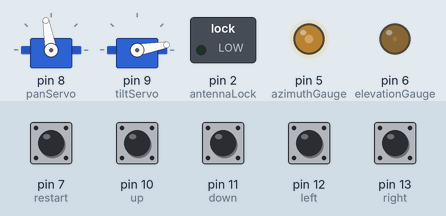
Recording of a sketch running on a simulated Arduino Uno, built with avr-gcc and run on an emulated ATmega328P. On the bench: 2 × servo, switched loads named in the sketch (green lamp = pin HIGH), output pins drawn as LEDs (lit = HIGH). The inputs (shaded band) are chosen by the test bench; at power-on: pin 7 (restart), pin 10 (up), pin 11 (down), pin 12 (left), pin 13 (right) LOW. What the sketch prints to the serial monitor is not drawn.

Above: at 1.3 s.
1.4 s: pin 12 (left) pulled HIGH for 1.2 s
At 2.8 s:
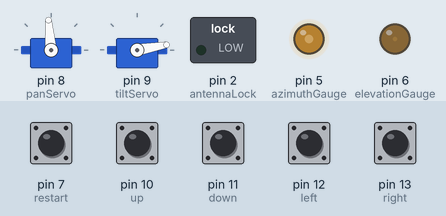
4.1 s: pin 7 (restart) pulled HIGH for 1.2 s
At 5.4 s:
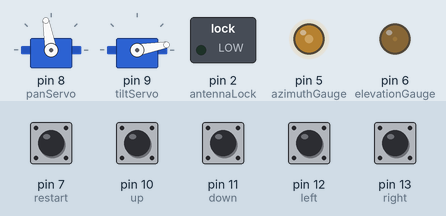
6.8 s: pin 10 (up) pulled HIGH for 1.2 s
At 8.2 s:
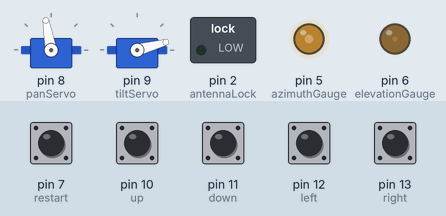
9.6 s: pin 10 (up) pulled HIGH for 1.2 s
At 11.4 s:
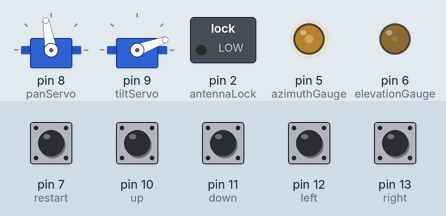
12.3 s: pin 12 (left) pulled HIGH for 1.2 s
At 13.3 s:
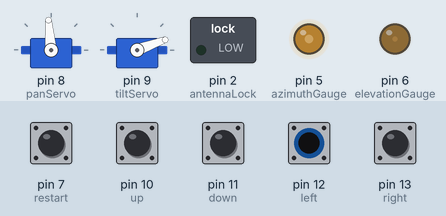
15.0 s: pin 11 (down) pulled HIGH for 1.2 s
At 16.4 s:
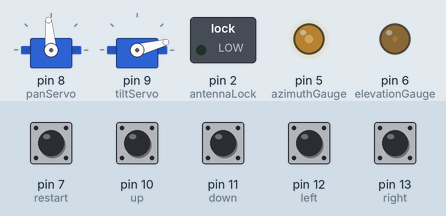
Timing chart, 0 to 18.0 s (numbered marks = the images above; inputs shaded):
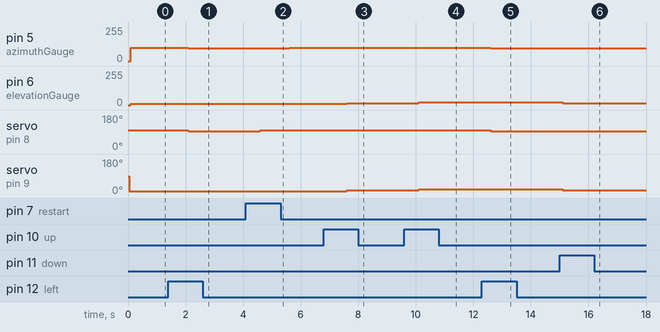

Measured:
- after the input at 1.4 s, pin 5 (azimuthGauge): 100/255 → 95/255 after 0.70 s; servo on pin 8 (panServo): 100° → 95° after 0.70 s
- after the input at 4.1 s, pin 5 (azimuthGauge): 95/255 → 100/255 after 1.5 s; servo on pin 8 (panServo): 95° → 100° after 0.50 s
- after the input at 6.8 s, pin 6 (elevationGauge): 10/255 → 15/255 after 0.80 s; servo on pin 9 (tiltServo): 10° → 15° after 0.80 s
- after the input at 9.6 s, pin 6 (elevationGauge): 15/255 → 20/255 after 0.50 s; servo on pin 9 (tiltServo): 15° → 20° after 0.50 s
- after the input at 12.3 s, pin 5 (azimuthGauge): 100/255 → 95/255 after 0.30 s; servo on pin 8 (panServo): 100° → 95° after 0.30 s
- after the input at 15.0 s, pin 6 (elevationGauge): 20/255 → 15/255 after 0.10 s; servo on pin 9 (tiltServo): 20° → 15° after 0.10 s

The sketch:

antenna2019.ino
```cpp
#include <Servo.h>

//Setting up pins on the Arduino
int azimuthGauge = 5;
int elevationGauge = 6;
int panServo = 8;
int tiltServo = 9;
int up = 10;
int down = 11;
int left = 12;
int right = 13;
int restart = 7; //signal from Pi to reset to anntenna for next team
int antennaLock = 2; //signal to Pi to say the anntenna is in the right place

//Tracking varbiables
int azimuthPos = 0;
int elevationPos =0;
int panPos = 0;
int tiltPos = 0;

//Initialize
int jogSpeed = 5; //what the incremental movement is
int azimuthInitial = 100;
int elevationInitial = 10;
int panInitial = 100;
int tiltInitial = 10;

//Limits and desired
int gaugeMin = 0;
int gaugeMax = 190;
int servoMax = 160;
int servoMin = 10;
int desiredAzimuthMax = 20;
int desiredElevationMax = 130;
int desiredAzimuthMin = 10;
int desiredElevationMin = 120;

//Initiating servo class
Servo pan;
Servo tilt;

void setup() {
  //Setting up pins
  pinMode(up, INPUT);
  pinMode(down, INPUT);
  pinMode(left, INPUT);
  pinMode(right, INPUT);
  pinMode(restart, INPUT);
  pinMode(antennaLock, OUTPUT);
  pinMode(azimuthGauge, OUTPUT);
  pinMode(elevationGauge, OUTPUT);

  //Attaching servos and setting initial position
  pan.attach(panServo);
  tilt.attach(tiltServo);
  pan.write(panInitial);
  delay(50);
  tilt.write(tiltInitial);
  delay(50);
    analogWrite(azimuthGauge,azimuthInitial);
  analogWrite(elevationGauge,elevationInitial);
  panPos = panInitial;
  tiltPos = tiltInitial;

  azimuthPos = azimuthInitial;
  elevationPos = elevationInitial;

  //Start serial monitor
  Serial.begin(9600);
  Serial.println("The start");
}

void loop() {

  if(digitalRead(restart) == HIGH){
    digitalWrite(antennaLock, LOW);
    Serial.println("Resetting");
    //Reset servos and gauges
    pan.write(panInitial);
    delay(500);
    tilt.write(tiltInitial);
    delay(500);
    analogWrite(azimuthGauge,azimuthInitial);
    analogWrite(elevationGauge,elevationInitial);
    //Reset postions
    panPos = panInitial;
    tiltPos = tiltInitial;
    azimuthPos = azimuthInitial;
    elevationPos = elevationInitial;
    digitalWrite(antennaLock, LOW);
   }

 //right-pan-azimuth
  if(digitalRead(right) == HIGH && azimuthPos <= servoMax){

    //Move elevation gauge
    azimuthPos = azimuthPos + jogSpeed;
    Serial.print("Az Gauge Pos: ");
    Serial.print(azimuthPos);
    analogWrite(azimuthGauge,azimuthPos);

    //Move pan servo
    panPos = panPos + jogSpeed;
    pan.write(panPos);
    delay(500);
    Serial.print("   Servo right: ");
    Serial.println(panPos);

    //If both gauges are lined up, then send signal to the Pi
    if(azimuthPos <= desiredAzimuthMax && azimuthPos >= desiredAzimuthMin && elevationPos <= desiredElevationMax && elevationPos >= desiredElevationMin){
     Serial.println("postition locked");
     digitalWrite(antennaLock, HIGH);
    }

   }


 //left-pan-azimuth
  if(digitalRead(left) == HIGH && azimuthPos >= servoMin){

    //Move elevation gauge
    azimuthPos = azimuthPos - jogSpeed;
    Serial.print("Az Gauge Pos: ");
    Serial.print(azimuthPos);
    analogWrite(azimuthGauge,azimuthPos);

    //Move pan servo
    panPos = panPos - jogSpeed;
    pan.write(panPos);
    delay(500);
    Serial.print("   Servo left: ");
    Serial.println(panPos);


    //If both gauges are lined up, then send signal to the Pi
    if(azimuthPos <= desiredAzimuthMax && azimuthPos >= desiredAzimuthMin && elevationPos <= desiredElevationMax && elevationPos >= desiredElevationMin){
     Serial.println("postition locked");
     digitalWrite(antennaLock, HIGH);
    }

   }

//up-tilt-elevation
  if(digitalRead(up) == HIGH && elevationPos <= servoMax){

    //Move elevation gauge
    elevationPos = elevationPos + jogSpeed;
    Serial.print("Ev Gauge Pos: ");
    Serial.print(elevationPos);
    analogWrite(elevationGauge,elevationPos);

    //Move pan servo
    tiltPos = tiltPos + jogSpeed;
    tilt.write(tiltPos);
    delay(500);
    Serial.print("  Servo Up: ");
    Serial.println(tiltPos);


    //If both gauges are lined up, then send signal to the Pi
    if(azimuthPos <= desiredAzimuthMax && azimuthPos >= desiredAzimuthMin && elevationPos <= desiredElevationMax && elevationPos >= desiredElevationMin){
     Serial.println("postition locked");
     digitalWrite(antennaLock, HIGH);
    }

   }

//down-tilt-elevation
  if(digitalRead(down) == HIGH && elevationPos >= servoMin){

    //Move elevation gauge
    elevationPos = elevationPos - jogSpeed;
    Serial.print("Ev Gague Pos: ");
    Serial.print(elevationPos);
    analogWrite(elevationGauge,elevationPos);

    //Move pan servo
    tiltPos = tiltPos - jogSpeed;
    tilt.write(tiltPos);
    delay(500);
    Serial.print("   Servo Down: ");
    Serial.println(tiltPos);

    //If both gauges are lined up, then send signal to the Pi
    if(azimuthPos <= desiredAzimuthMax && azimuthPos >= desiredAzimuthMin && elevationPos <= desiredElevationMax && elevationPos >= desiredElevationMin){
     Serial.println("postition locked");
     digitalWrite(antennaLock, HIGH);
    }

   }

//Delay so they can look at the gauges
delay(1000);

}
```
